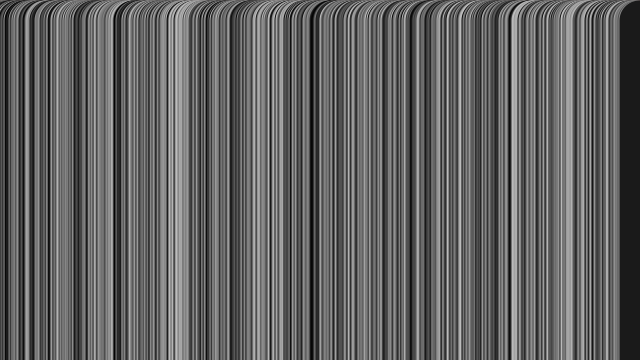
Frame 1 (no input)
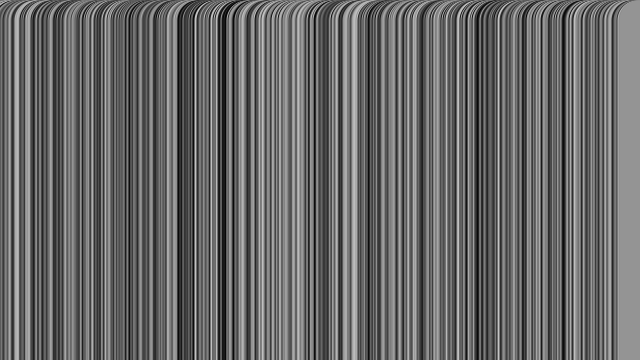
Frame 60 (the mouse pressed at the canvas centre just before this capture)
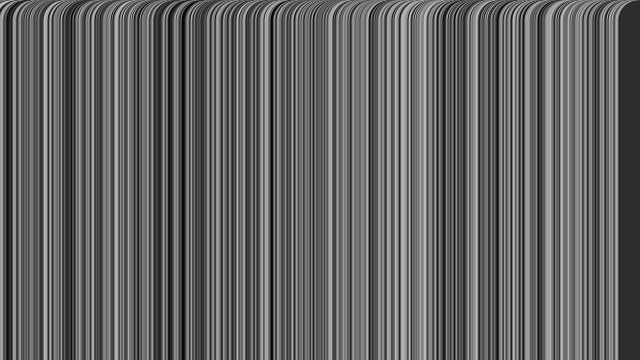
Frame 120 (the mouse held since frame 60 and released just before this capture)

The Processing sketch that drew these frames (run headless with seeded random() and noise(); from frame 60 on, the mouse is pressed at the canvas centre):

// Processing sketch: exercise_16_2
// ── exercise_16_2.pde
/*float power = 3;
float d = 8;
noStroke();
for (int y = 0; y < height; y++) {
  for (int x = 0; x < width; x++) {
    float total = 0.0;
    for (float i = d; i >= 1; i = i/2.0) {
      total += noise(x/d, y/d) * d;
    }
    float turbulence = 128.0 * total / d;
    float base = (x * 0.2) + (y * 0.12);
    float offset = base + (power + turbulence / 256.0);
    float gray = abs(sin(offset)) * 256.0;
    stroke(gray);
    point(x, y);
  }
}*/

void setup() {
  size(640, 360);
  background(90, 20, 15);
  strokeWeight(40);
  frameRate(10);
}

void draw() {
  for (int i = 0; i < width; i++) {
    float r = random(200);
    stroke(r);
    line(i, 20, i, height);
  }
}
